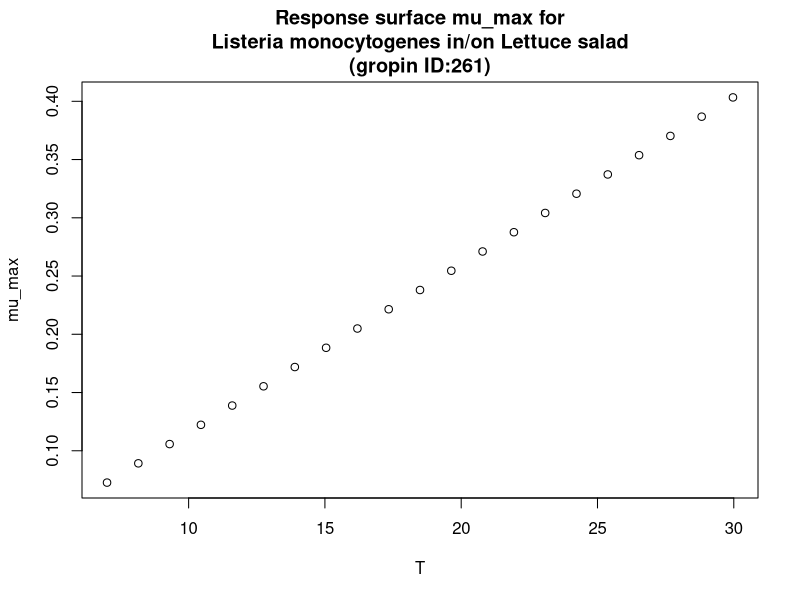

R code for this plot:
#############################
# start of Parameter script
#############################
T <- seq(7.007,29.97002997003,length.out=21)
#############################
# end of Parameter script
#############################
############################# 
# start of Model script Gropin ID 261 
#############################
 
# constant coefficients for this model
 
variables <- data.frame(T)
argumentsPar <- expand.grid(variables)
 
# heart of the model
response_surface <- function(T) {
   mumax <-0.0144*(T-1.96)

return(mumax=mumax)
} 

# output parameters
mumax <- cbind(argumentsPar,response_surface(argumentsPar['T']))
colnames(mumax) <- c(colnames(argumentsPar),'mumax')
#############################
# End of Model script
#############################
############################# 
# start of Visualisation script Gropin ID 261 
#############################
plot(T,mumax$mumax,
                          xlab='T',
                          ylab='mu_max',main='Response surface mu_max for
Listeria monocytogenes in/on Lettuce salad
(gropin ID:261)')
#############################
# End of Visualisation script
#############################
